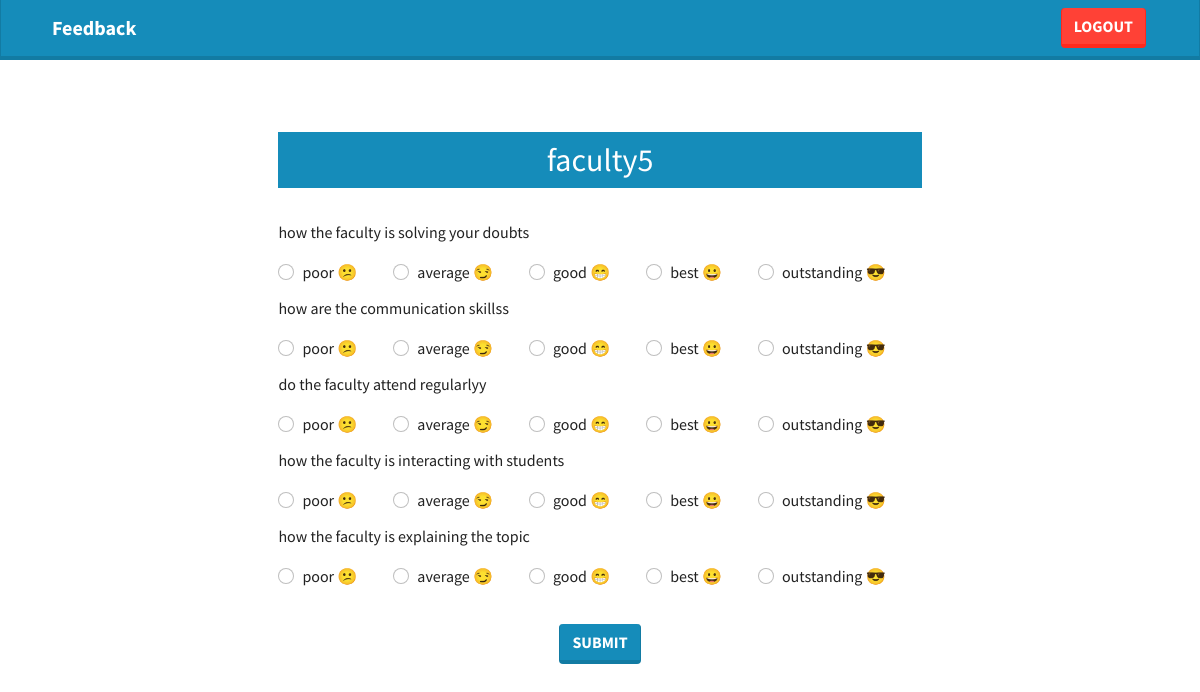
Screenshot of /student/13/givefeedback/ (signed in) with the database file from the repository.
### feedbackapp/models.py (models this page shows)
class FacultyModel(models.Model):
    name = models.TextField()

class QuestionModel(models.Model):
    question = models.TextField()

### feedbackapp/views.py (the view)
# urls.py: path('student/<int:faculty_id>/givefeedback/',givefeedbackview,name = "givefeedbackpage"),
def givefeedbackview(request,faculty_id):
    if request.user.is_authenticated:
        faculty =FacultyModel.objects.filter(id=faculty_id)[0]
        questions = QuestionModel.objects.all()
        context = {'faculty' : faculty,'questions' : questions}
        return render(request,"feedbackapp/givefeedback.html",context)

### templates/feedbackapp/givefeedback.html (shortened to what this page needs)
{% extends "base.html" %}
{% load static %}
{% block content %}
<nav class="navbar justify-content-between bg-primary" >
    <div class="container">
      <a href="/student/feedback/" class="navbar-brand" style="margin-left: 10px;font-weight: bold;color: white">Feedback</a>
      <a style="margin-right: 1vw;" href="/student/logout/" class="btn btn-danger">logout</a>
    </div>
  </nav>
<br><br><br>
<div style="width: 100vw;" class="d-flex justify-content-center">
    <form method="post" action="{% url 'savefeedback' %}">
      <h2 class="list-group-item list-group-item-action active" style="text-align: center;">{{faculty.name}}</h2>
        <br>
        {% for question in questions %}
        <p>{{question.question}}</p>
        <div class="d-flex">
            <div class="form-check">
                <input value="1" class="form-check-input" type="radio" name="{{question.id}}flexRadioDefault" id="{{question.id}}flexRadioDefault1">
                <label class="form-check-label" for="{{question.id}}flexRadioDefault1">
                    poor &#128533;
                </label>
              </div>
              <div class="form-check">
                <input value="2" class="form-check-input" type="radio" name="{{question.id}}flexRadioDefault" id="{{question.id}}flexRadioDefault2">
                <label class="form-check-label" for="{{question.id}}flexRadioDefault2">
                    average &#128527;
                </label>
              </div>
              <div class="form-check">
                <input value="3"  class="form-check-input" type="radio" name="{{question.id}}flexRadioDefault" id="{{question.id}}flexRadioDefault3">
                <label class="form-check-label" for="{{question.id}}flexRadioDefault3">
                    good &#128513;
                </label>
              </div>
              <div class="form-check">
                <input value="4"  class="form-check-input" type="radio" name="{{question.id}}flexRadioDefault" id="{{question.id}}flexRadioDefault4">
                <label class="form-check-label" for="{{question.id}}flexRadioDefault4">
                    best &#128512;
                </label>
              </div>
              <div class="form-check">
                <input value="5"  class="form-check-input" type="radio" name="{{question.id}}flexRadioDefault" id="{{question.id}}flexRadioDefault4">
                <label class="form-check-label" for="{{question.id}}flexRadioDefault4">
                    outstanding &#128526;
                </label>
              </div>
        </div>
        {% endfor %}
        <br>
        <div class="d-flex justify-content-center">
            <input type="submit" class="btn btn-primary" value="submit">
        </div>
        </form>
</div>
{% endblock %}

### templates/base.html (style rules this page uses)
div { border-radius: 1vw; }

### templates/feedbackapp/givefeedback.html (style rules this page uses)
.form-check { margin-right: 3vw; margin-bottom: 1vw; }

### rows the page displays
FacultyModel: name "faculty5"
QuestionModel: question "how the faculty is solving your doubts"
QuestionModel: question "how are the communication skillss"
QuestionModel: question "do the faculty attend regularlyy"
QuestionModel: question "how the faculty is interacting with students"
QuestionModel: question "how the faculty is explaining the topic"
